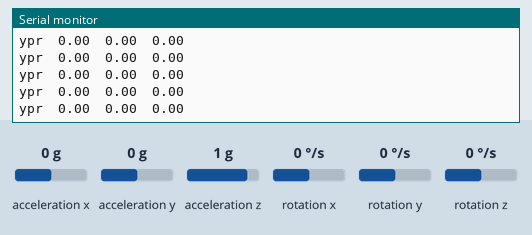
A sketch run on a simulated Arduino Leonardo, built with avr-gcc and run on an emulated ATmega32U4. Parts: the last lines printed to the serial monitor. Inputs (shaded band) come from the test bench; at power-on: acceleration x 0 g, rotation z 0 °/s, acceleration y 0 g, acceleration z 1 g, rotation x 0 °/s, rotation y 0 °/s.

Above: at 1.7 s.
1.8 s: acceleration x set to -1.4 g
At 2.9 s:
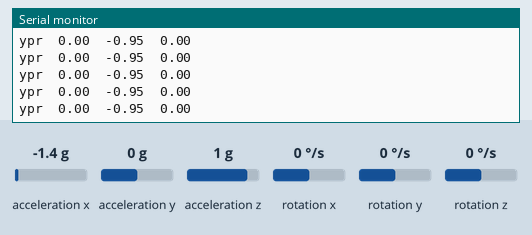
3.3 s: acceleration x set to 0 g
At 4.0 s:
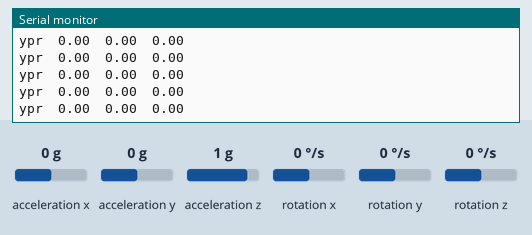
6.3 s: rotation z set to 192 °/s
At 7.1 s:
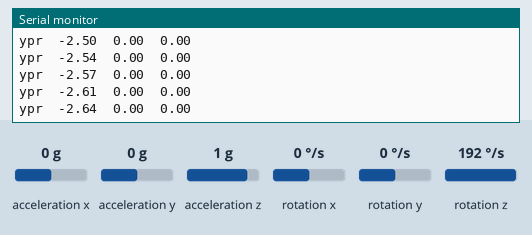
9.3 s: acceleration y set to -1.4 g
At 10.4 s:
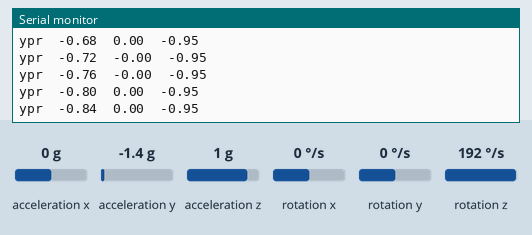
10.8 s: acceleration x set to 1.4 g
At 11.6 s:
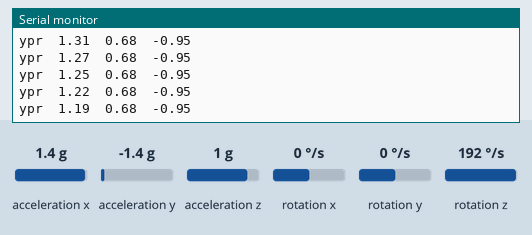
13.8 s: acceleration y set to 1.4 g
At 14.7 s:
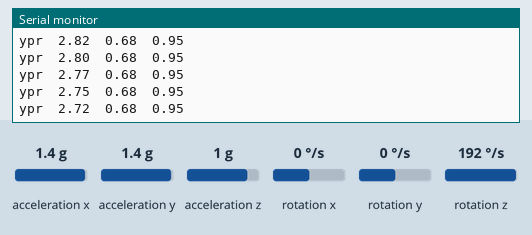
Timing chart, 0 to 16.8 s (numbered marks = the images above; inputs shaded):
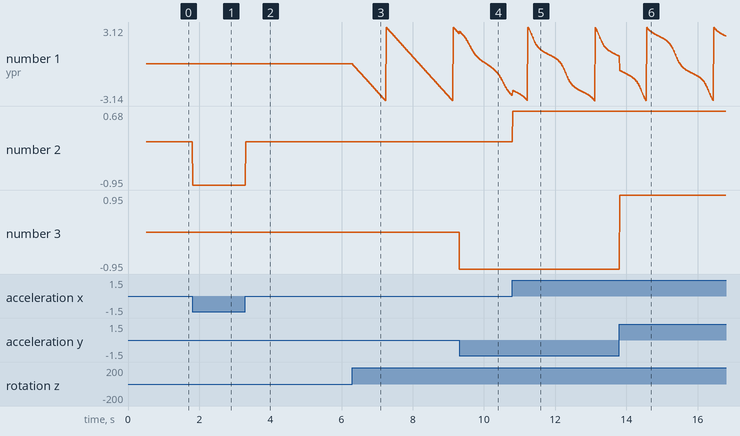

Measured:
- after the input at 1.8 s, the serial monitor: prints a new line at once (image 1)
- after the input at 6.3 s, the serial monitor: prints a new line at once (image 3)
- plotted number 1: 0 → 2.56 after the input at 6.3 s
- plotted number 2: 0 → -0.95 after the input at 1.8 s

The sketch:

MPU6050_DMP6.ino
```cpp
// I2C device class (I2Cdev) demonstration Arduino sketch for MPU6050 class using DMP (MotionApps v2.0)
// 6/21/2012 by Jeff Rowberg <jeff@rowberg.net>
// Updates should (hopefully) always be available at https://github.com/jrowberg/i2cdevlib
//
// Changelog:
//      2013-05-08 - added seamless Fastwire support
//                 - added note about gyro calibration
//      2012-06-21 - added note about Arduino 1.0.1 + Leonardo compatibility error
//      2012-06-20 - improved FIFO overflow handling and simplified read process
//      2012-06-19 - completely rearranged DMP initialization code and simplification
//      2012-06-13 - pull gyro and accel data from FIFO packet instead of reading directly
//      2012-06-09 - fix broken FIFO read sequence and change interrupt detection to RISING
//      2012-06-05 - add gravity-compensated initial reference frame acceleration output
//                 - add 3D math helper file to DMP6 example sketch
//                 - add Euler output and Yaw/Pitch/Roll output formats
//      2012-06-04 - remove accel offset clearing for better results (thanks Sungon Lee)
//      2012-06-01 - fixed gyro sensitivity to be 2000 deg/sec instead of 250
//      2012-05-30 - basic DMP initialization working

/* ============================================
I2Cdev device library code is placed under the MIT license
Copyright (c) 2012 Jeff Rowberg

Permission is hereby granted, free of charge, to any person obtaining a copy
of this software and associated documentation files (the "Software"), to deal
in the Software without restriction, including without limitation the rights
to use, copy, modify, merge, publish, distribute, sublicense, and/or sell
copies of the Software, and to permit persons to whom the Software is
furnished to do so, subject to the following conditions:

The above copyright notice and this permission notice shall be included in
all copies or substantial portions of the Software.

THE SOFTWARE IS PROVIDED "AS IS", WITHOUT WARRANTY OF ANY KIND, EXPRESS OR
IMPLIED, INCLUDING BUT NOT LIMITED TO THE WARRANTIES OF MERCHANTABILITY,
FITNESS FOR A PARTICULAR PURPOSE AND NONINFRINGEMENT. IN NO EVENT SHALL THE
AUTHORS OR COPYRIGHT HOLDERS BE LIABLE FOR ANY CLAIM, DAMAGES OR OTHER
LIABILITY, WHETHER IN AN ACTION OF CONTRACT, TORT OR OTHERWISE, ARISING FROM,
OUT OF OR IN CONNECTION WITH THE SOFTWARE OR THE USE OR OTHER DEALINGS IN
THE SOFTWARE.
===============================================
*/

// I2Cdev and MPU6050 must be installed as libraries, or else the .cpp/.h files
// for both classes must be in the include path of your project
#include "I2Cdev.h"

#include "MPU6050_6Axis_MotionApps20.h"
//#include "MPU6050.h" // not necessary if using MotionApps include file

// Arduino Wire library is required if I2Cdev I2CDEV_ARDUINO_WIRE implementation
// is used in I2Cdev.h
#if I2CDEV_IMPLEMENTATION == I2CDEV_ARDUINO_WIRE
    #include "Wire.h"
#endif

// class default I2C address is 0x68
// specific I2C addresses may be passed as a parameter here
// AD0 low = 0x68 (default for SparkFun breakout and InvenSense evaluation board)
// AD0 high = 0x69
MPU6050 mpu;
//MPU6050 mpu(0x69); // <-- use for AD0 high

/* =========================================================================
   NOTE: In addition to connection 3.3v, GND, SDA, and SCL, this sketch
   depends on the MPU-6050's INT pin being connected to the Arduino's
   external interrupt #0 pin. On the Arduino Uno and Mega 2560, this is
   digital I/O pin 2.
 * ========================================================================= */


// uncomment "OUTPUT_READABLE_YAWPITCHROLL" if you want to see the yaw/
// pitch/roll angles (in degrees) calculated from the quaternions coming
// from the FIFO. Note this also requires gravity vector calculations.
// Also note that yaw/pitch/roll angles suffer from gimbal lock (for
// more info, see: http://en.wikipedia.org/wiki/Gimbal_lock)
//#define OUTPUT_READABLE_YAWPITCHROLL   *************************


// MPU control/status vars
uint8_t devStatus;      // return status after each device operation (0 = success, !0 = error)
uint16_t packetSize;    // expected DMP packet size (default is 42 bytes)
uint16_t fifoCount;     // count of all bytes currently in FIFO
uint8_t fifoBuffer[64]; // FIFO storage buffer

// orientation/motion vars
Quaternion q;           // [w, x, y, z]         quaternion container

VectorFloat gravity;    // [x, y, z]            gravity vector

float ypr[3];           // [yaw, pitch, roll]   yaw/pitch/roll container and gravity vector


// ================================================================
// ===                      INITIAL SETUP                       ===
// ================================================================

void setup() {
    // join I2C bus (I2Cdev library doesn't do this automatically)
    #if I2CDEV_IMPLEMENTATION == I2CDEV_ARDUINO_WIRE
        Wire.begin();
        TWBR = 24; // 400kHz I2C clock (200kHz if CPU is 8MHz)
    #elif I2CDEV_IMPLEMENTATION == I2CDEV_BUILTIN_FASTWIRE
        Fastwire::setup(400, true);
    #endif

    // initialize serial communication

    Serial.begin(115200);


    // NOTE: 8MHz or slower host processors, like the Teensy @ 3.3v or Ardunio
    // Pro Mini running at 3.3v, cannot handle this baud rate reliably due to
    // the baud timing being too misaligned with processor ticks. You must use
    // 38400 or slower in these cases, or use some kind of external separate
    // crystal solution for the UART timer.

    // initialize device
    Serial.println(F("Initializing I2C devices..."));
    mpu.initialize();

    // verify connection
    Serial.println(F("Testing device connections..."));
    Serial.println(mpu.testConnection() ? F("MPU6050 connection successful") : F("MPU6050 connection failed"));


    // load and configure the DMP
    Serial.println(F("Initializing DMP..."));
    devStatus = mpu.dmpInitialize(); //***********************************************************************************


      mpu.setXGyroOffset(0);
    mpu.setYGyroOffset(0);
    mpu.setZGyroOffset(0);
    mpu.setZAccelOffset(0); // 1688 factory default for my test chip

        // turn on the DMP, now that it's ready
        Serial.println(F("Enabling DMP..."));
        mpu.setDMPEnabled(true);

          // get expected DMP packet size for later comparison
        packetSize = mpu.dmpGetFIFOPacketSize();
}


// ================================================================
// ===                    MAIN PROGRAM LOOP                     ===
// ================================================================

void loop() {

    // get current FIFO count
    fifoCount = mpu.getFIFOCount();


        // wait for correct available data length, should be a VERY short wait
        while (fifoCount < packetSize) fifoCount = mpu.getFIFOCount();

        // read a packet from FIFO
        mpu.getFIFOBytes(fifoBuffer, packetSize);

        // track FIFO count here in case there is > 1 packet available
        // (this lets us immediately read more without waiting for an interrupt)
        fifoCount -= packetSize;

            // display Euler angles in degrees
            mpu.dmpGetQuaternion(&q, fifoBuffer);
            mpu.dmpGetGravity(&gravity, &q);
            mpu.dmpGetYawPitchRoll(ypr, &q, &gravity);
            Serial.print("ypr\t");
            Serial.print(ypr[0]);
            //Serial.print(ypr[0] * 180/M_PI);
            Serial.print("\t");
            Serial.print(ypr[1]);
            //Serial.print(ypr[1] * 180/M_PI);
            Serial.print("\t");
            Serial.println(ypr[2]);
            //Serial.println(ypr[2] * 180/M_PI);

}
```
